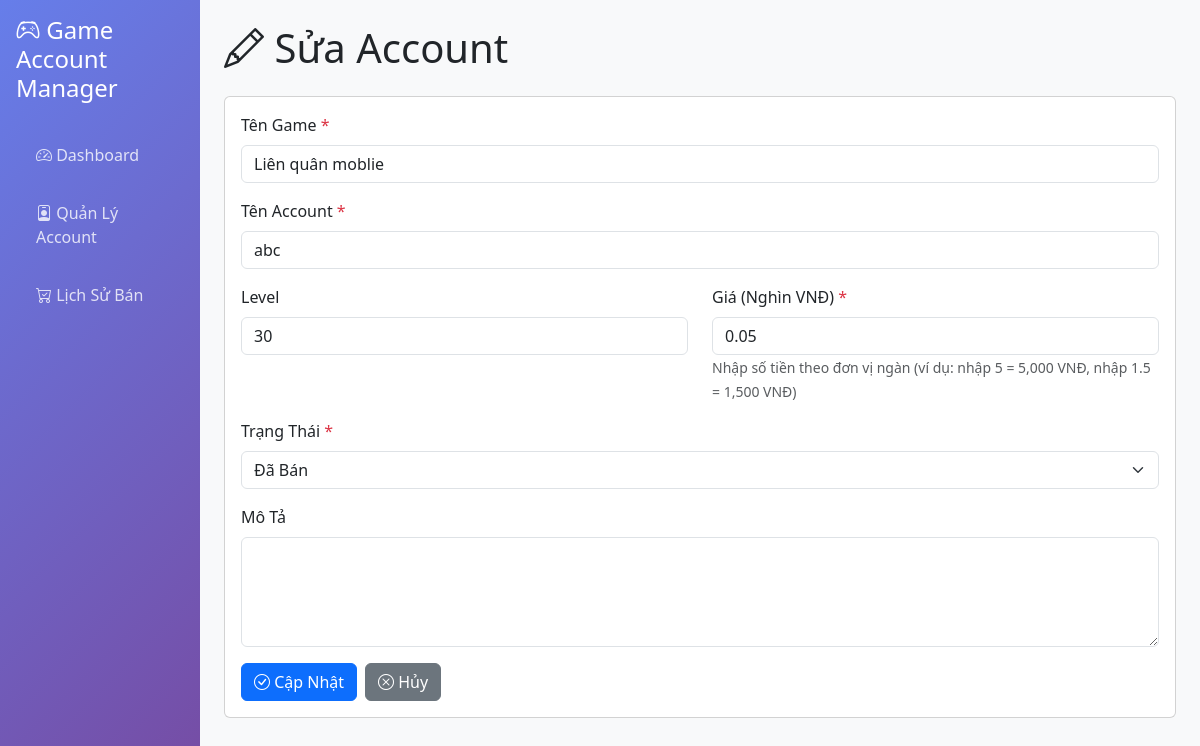
Screenshot of /account/1/edit with the database file from the repository.
### app.py (models this page shows, shortened)
class GameAccount(db.Model):
    id = db.Column(db.Integer, primary_key=True)
    game_name = db.Column(db.String(100), nullable=False)
    account_name = db.Column(db.String(100), nullable=False)
    level = db.Column(db.Integer, default=1)
    price = db.Column(db.Float, nullable=False)
    status = db.Column(db.String(20), default='available')  # available, sold, reserved
    description = db.Column(db.Text)
    created_at = db.Column(db.DateTime, default=datetime.utcnow)
    sold_at = db.Column(db.DateTime, nullable=True)

### app.py (the view, shortened to what this page needs)
@app.route('/account/<int:id>/edit', methods=['GET', 'POST'])
def edit_account(id):
    account = GameAccount.query.get_or_404(id)
    games_query = db.session.query(GameAccount.game_name).distinct().all()
    games = [g[0] for g in games_query] if games_query else []
    account_price_display = account.price / 1000
    return render_template('edit_account.html', account=account, games=games, account_price_display=account_price_display)

### templates/edit_account.html (shortened to what this page needs)
{% extends "base.html" %}
{% block content %}
<h1 class="mb-4"><i class="bi bi-pencil"></i> Sửa Account</h1>
<div class="card">
    <div class="card-body">
        <form method="POST">
            <div class="mb-3">
                <label for="game_name" class="form-label">Tên Game <span class="text-danger">*</span></label>
                <input type="text" class="form-control" id="game_name" name="game_name" value="{{ account.game_name }}" list="games-list" required>
            </div>
            <div class="mb-3">
                <label for="account_name" class="form-label">Tên Account <span class="text-danger">*</span></label>
                <input type="text" class="form-control" id="account_name" name="account_name" value="{{ account.account_name }}" required>
            </div>
            <div class="row">
                <div class="col-md-6 mb-3">
                    <label for="level" class="form-label">Level</label>
                    <input type="number" class="form-control" id="level" name="level" value="{{ account.level }}" min="1" required>
                </div>
                <div class="col-md-6 mb-3">
                    <label for="price" class="form-label">Giá (Nghìn VNĐ) <span class="text-danger">*</span></label>
                    <input type="number" class="form-control" id="price" name="price" value="{{ account_price_display }}" step="0.1" min="0" required>
                    <small class="form-text text-muted">Nhập số tiền theo đơn vị ngàn (ví dụ: nhập 5 = 5,000 VNĐ, nhập 1.5 = 1,500 VNĐ)</small>
                </div>
            </div>
            <div class="mb-3">
                <label for="status" class="form-label">Trạng Thái <span class="text-danger">*</span></label>
                <select class="form-select" id="status" name="status" required>
                    <option value="sold" {% if account.status == 'sold' %}selected{% endif %}>Đã Bán</option>
                </select>
            </div>
            <div class="mb-3">
                <label for="description" class="form-label">Mô Tả</label>
                <textarea class="form-control" id="description" name="description" rows="4">{{ account.description or '' }}</textarea>
            </div>
            <div class="d-flex gap-2">
                <button type="submit" class="btn btn-primary">
                    <i class="bi bi-check-circle"></i> Cập Nhật
                </button>
                <a href="{{ url_for('accounts') }}" class="btn btn-secondary">
                    <i class="bi bi-x-circle"></i> Hủy
                </a>
            </div>
        </form>
    </div>
</div>
{% endblock %}

### rows the page displays
GameAccount: game_name "Liên quân moblie", account_name "abc", level "30", status "Đã Bán"
